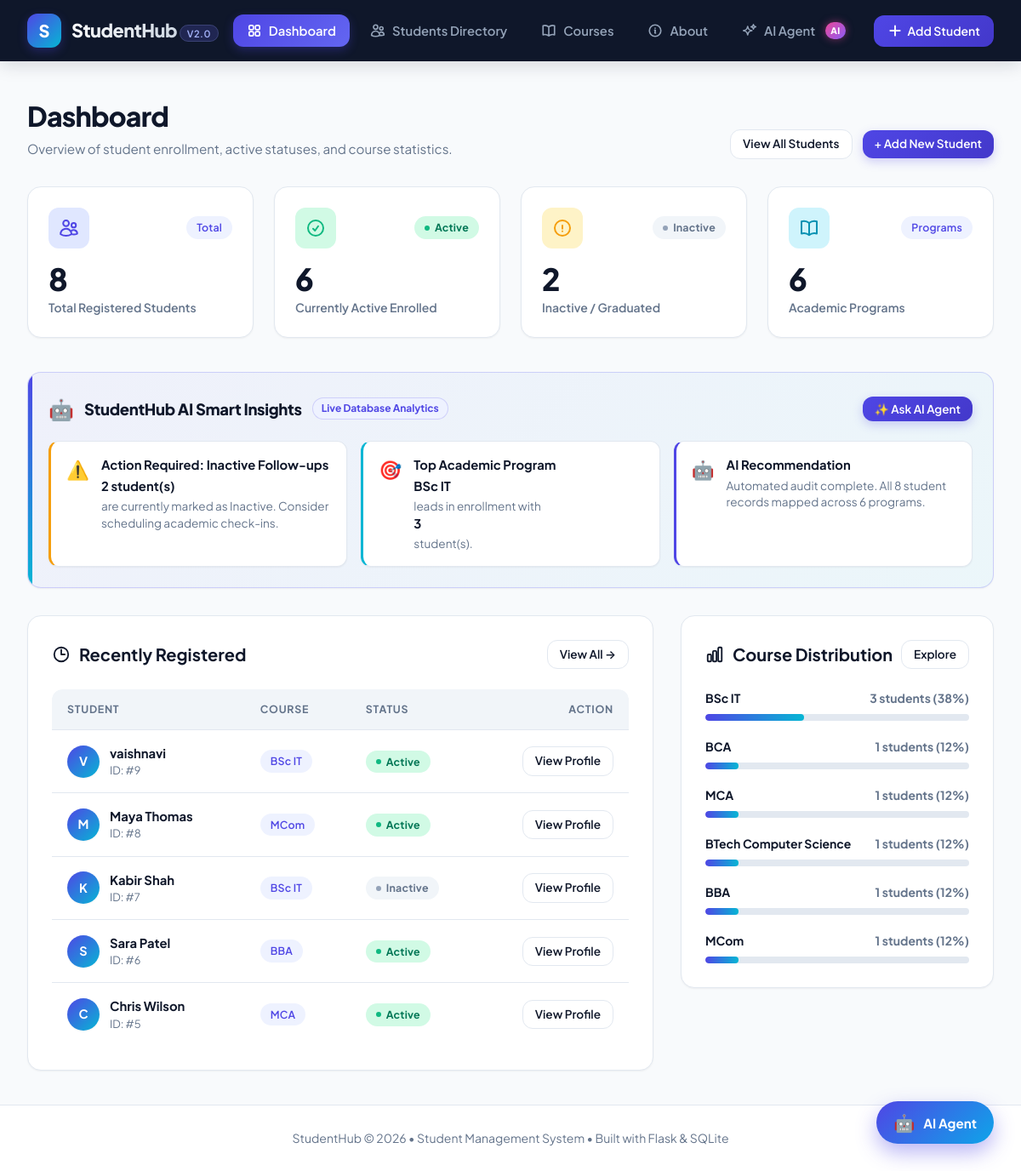
The page / on the database its author committed.
### tables this page shows
CREATE TABLE students (

    id INTEGER PRIMARY KEY AUTOINCREMENT,

    name TEXT NOT NULL,

    email TEXT NOT NULL UNIQUE,

    phone TEXT,

    gender TEXT,

    course_id INTEGER NOT NULL,

    date_of_birth TEXT,

    enrollment_date TEXT DEFAULT CURRENT_DATE,

    status TEXT NOT NULL DEFAULT 'Active',

    FOREIGN KEY (course_id)
        REFERENCES courses(id)

);

CREATE TABLE courses (

    id INTEGER PRIMARY KEY AUTOINCREMENT,

    name TEXT NOT NULL UNIQUE

);

### app.py (the view)
@app.route("/")
def dashboard():
    connection = get_db_connection()
    cursor = connection.cursor()
    cursor.execute("""
        SELECT COUNT(*) AS total_students
        FROM students
    """)
    total_students = cursor.fetchone()["total_students"]
    cursor.execute("""
        SELECT COUNT(*) AS active_students
        FROM students
        WHERE status = 'Active'
    """)
    active_students = cursor.fetchone()["active_students"]
    cursor.execute("""
        SELECT COUNT(*) AS inactive_students
        FROM students
        WHERE status = 'Inactive'
    """)
    inactive_students = cursor.fetchone()["inactive_students"]
    cursor.execute("""
        SELECT COUNT(*) AS total_courses
        FROM courses
    """)
    total_courses = cursor.fetchone()["total_courses"]
    cursor.execute("""
        SELECT
            students.id,
            students.name,
            courses.name AS course,
            students.status
        FROM students
        INNER JOIN courses
            ON students.course_id = courses.id
        ORDER BY students.id DESC
        LIMIT 5
    """)
    recent_students = cursor.fetchall()
    cursor.execute("""
        SELECT
            courses.name AS course,
            COUNT(students.id) AS total
        FROM courses
        LEFT JOIN students
            ON courses.id = students.course_id
        GROUP BY courses.id, courses.name
        ORDER BY total DESC
    """)
    course_stats = cursor.fetchall()
    connection.close()
    return render_template(
        "dashboard.html",
        total_students=total_students,
        active_students=active_students,
        inactive_students=inactive_students,
        total_courses=total_courses,
        recent_students=recent_students,
        course_stats=course_stats,
        ai_insights=ai_agent.get_dashboard_insights()
    )

### database.py (called while the page is built)
def get_db_connection():
    connection = sqlite3.connect(DATABASE)
    connection.row_factory = sqlite3.Row
    connection.execute("PRAGMA foreign_keys = ON")
    return connection

### templates/dashboard.html (shortened to what this page needs)
{% extends "base.html" %}
{% block content %}
<div class="page-header">
    <div class="page-title-group">
        <h1>Dashboard</h1>
        <p class="page-subtitle">Overview of student enrollment, active statuses, and course statistics.</p>
    </div>
    <div class="header-actions">
        <a href="{{ url_for('students') }}" class="btn btn-secondary btn-sm">View All Students</a>
        <a href="{{ url_for('add_student') }}" class="btn btn-primary btn-sm">+ Add New Student</a>
    </div>
</div>
<div class="stats-grid">
    <div class="stat-card">
        <div class="stat-card-top">
            <div class="stat-icon stat-icon-indigo">
            </div>
            <span class="badge badge-course">Total</span>
        </div>
        <div class="stat-value">{{ total_students }}</div>
        <div class="stat-label">Total Registered Students</div>
    </div>
    <div class="stat-card">
        <div class="stat-card-top">
            <div class="stat-icon stat-icon-emerald">
                <svg width="24" height="24" fill="none" stroke="currentColor" viewBox="0 0 24 24">
                    <path stroke-linecap="round" stroke-linejoin="round" stroke-width="2" d="M9 12.75L11.25 15 15 9.75M21 12a9 9 0 11-18 0 9 9 0 0118 0z" />
                </svg>
            </div>
            <span class="badge badge-active">Active</span>
        </div>
        <div class="stat-value">{{ active_students }}</div>
        <div class="stat-label">Currently Active Enrolled</div>
    </div>
    <div class="stat-card">
        <div class="stat-card-top">
            <div class="stat-icon stat-icon-amber">
                <svg width="24" height="24" fill="none" stroke="currentColor" viewBox="0 0 24 24">
                    <path stroke-linecap="round" stroke-linejoin="round" stroke-width="2" d="M12 9v3.75m9-.75a9 9 0 11-18 0 9 9 0 0118 0zm-9 3.75h.008v.008H12v-.008z" />
                </svg>
            </div>
            <span class="badge badge-inactive">Inactive</span>
        </div>
        <div class="stat-value">{{ inactive_students }}</div>
        <div class="stat-label">Inactive / Graduated</div>
    </div>
    <div class="stat-card">
        <div class="stat-card-top">
            <div class="stat-icon stat-icon-cyan">
            </div>
            <span class="badge badge-course">Programs</span>
        </div>
        <div class="stat-value">{{ total_courses }}</div>
        <div class="stat-label">Academic Programs</div>
    </div>
</div>
<div class="ai-insights-card">
    <div class="ai-insights-header">
        <div class="ai-badge-group">
            <span class="ai-icon-pulse">🤖</span>
            <h3>StudentHub AI Smart Insights</h3>
            <span class="ai-pill-tag">Live Database Analytics</span>
        </div>
        <button class="btn btn-primary btn-sm open-ai-chat-btn" onclick="toggleAIChat()">
            ✨ Ask AI Agent
        </button>
    </div>
    <div class="ai-insights-grid">
        {% for insight in ai_insights %}
        <div class="ai-insight-item ai-insight-{{ insight.type }}">
            <span class="ai-insight-icon">{{ insight.icon }}</span>
            <div class="ai-insight-content">
                <strong>{{ insight.title }}</strong>
                <p>{{ insight.text | safe }}</p>
            </div>
        </div>
        {% endfor %}
    </div>
</div>
<div class="dashboard-main-grid">
    <div class="card-section" style="margin-bottom: 0;">
        <div class="section-header">
            <h2 class="section-title">
                <svg width="22" height="22" fill="none" stroke="currentColor" viewBox="0 0 24 24">
                    <path stroke-linecap="round" stroke-linejoin="round" stroke-width="2" d="M12 6v6h4.5m4.5 0a9 9 0 11-18 0 9 9 0 0118 0z" />
                </svg>
                Recently Registered
            </h2>
            <a href="{{ url_for('students') }}" class="btn btn-secondary btn-sm">View All &rarr;</a>
        </div>
        <div class="table-responsive">
            <table class="custom-table">
                <thead>
                    <tr>
                        <th>Student</th>
                        <th>Course</th>
                        <th>Status</th>
                        <th style="text-align: right;">Action</th>
                    </tr>
                </thead>
                <tbody>
                    {% for student in recent_students %}
                    <tr>
                        <td>
                            <div class="student-profile-cell">
                                <div class="avatar-initial">{{ (student.name[:1] if student.name else '?') | upper }}</div>
                                <div>
                                    <div class="student-name-text">{{ student.name }}</div>
                                    <div class="student-email-sub">ID: #{{ student.id }}</div>
                                </div>
                            </div>
                        </td>
                        <td>
                            <span class="badge badge-course">{{ student.course }}</span>
                        </td>
                        <td>
                            {% if student.status == 'Active' %}
                                <span class="badge badge-active">Active</span>
                            {% else %}
                                <span class="badge badge-inactive">Inactive</span>
                            {% endif %}
                        </td>
                        <td style="text-align: right;">
                            <a href="{{ url_for('student_detail', student_id=student.id) }}" class="btn btn-secondary btn-sm" title="View details">
                                View Profile
                            </a>
                        </td>
                    </tr>
                    {% else %}
                    <tr>
                        <td colspan="4" style="text-align: center; color: var(--text-muted); padding: 2rem;">
                            No recent students found.
                        </td>
                    </tr>
                    {% endfor %}
                </tbody>
            </table>
        </div>
    </div>
    <div class="card-section" style="margin-bottom: 0;">
        <div class="section-header">
            <h2 class="section-title">
                Course Distribution
            </h2>
            <a href="{{ url_for('courses') }}" class="btn btn-secondary btn-sm">Explore</a>
        </div>
        <div style="display: flex; flex-direction: column; gap: 1.25rem;">
            {% for item in course_stats %}
                {% set pct = (item.total / total_students * 100) if (total_students and total_students > 0) else 0 %}
                <div>
                    <div style="display: flex; justify-content: space-between; font-size: 0.875rem; font-weight: 700; margin-bottom: 4px;">
                        <span>{{ item.course }}</span>
                        <span style="color: var(--text-muted);">{{ item.total }} students ({{ "%.0f"|format(pct) }}%)</span>
                    </div>
                    <div class="progress-bar-wrap">
                        <div class="progress-bar-fill" style="--progress-width: {{ pct }}%; width: var(--progress-width);"></div>
                    </div>
                </div>
            {% endfor %}
        </div>
    </div>
</div>
{% endblock %}

### templates/base.html (shortened to what this page needs)
<!DOCTYPE html>
<html lang="en">
<head>
    <link rel="stylesheet" href="{{ url_for('static', filename='style.css') }}">
</head>
<body>
    <header class="navbar">
        <a href="{{ url_for('dashboard') }}" class="nav-brand">
            <div class="brand-icon">S</div>
            <div>
                <span class="brand-name">StudentHub</span>
                <span class="brand-tag">v2.0</span>
            </div>
        </a>
        <ul class="nav-menu" id="navMenu">
            <li>
                <a href="{{ url_for('dashboard') }}" class="nav-link {% if request.endpoint == 'dashboard' %}active{% endif %}">
                    Dashboard
                </a>
            </li>
            <li>
                <a href="{{ url_for('students') }}" class="nav-link {% if request.endpoint == 'students' or request.endpoint == 'student_detail' %}active{% endif %}">
                    Students Directory
                </a>
            </li>
            <li>
                <a href="{{ url_for('courses') }}" class="nav-link {% if request.endpoint == 'courses' %}active{% endif %}">
                    Courses
                </a>
            </li>
            <li>
                <a href="{{ url_for('about') }}" class="nav-link {% if request.endpoint == 'about' %}active{% endif %}">
                    <svg fill="none" stroke="currentColor" viewBox="0 0 24 24">
                        <path stroke-linecap="round" stroke-linejoin="round" d="M11.25 11.25l.041-.02a.75.75 0 011.063.852l-.708 2.836a.75.75 0 001.063.853l.041-.021M21 12a9 9 0 11-18 0 9 9 0 0118 0zm-9-3.75h.008v.008H12V8.25z" />
                    </svg>
                    About
                </a>
            </li>
            <li>
                <a href="{{ url_for('ai_assistant') }}" class="nav-link {% if request.endpoint == 'ai_assistant' %}active{% endif %}">
                    AI Agent
                    <span class="nav-badge-ai">AI</span>
                </a>
            </li>
        </ul>
        <div class="nav-actions">
            <a href="{{ url_for('add_student') }}" class="btn-add-quick">
                <svg width="18" height="18" fill="none" stroke="currentColor" viewBox="0 0 24 24">
                    <path stroke-linecap="round" stroke-linejoin="round" stroke-width="2.5" d="M12 4.5v15m7.5-7.5h-15" />
                </svg>
                <span>Add Student</span>
            </a>
        </div>
    </header>
    <main class="main-container">
        {% block content %}{% endblock %}
    </main>
    <footer>
        <p>StudentHub &copy; 2026 &bull; Student Management System &bull; Built with Flask &amp; SQLite</p>
    </footer>
    <button class="ai-floating-trigger" id="aiFloatingTrigger" onclick="toggleAIChat()" aria-label="Open AI Assistant Chat">
        <span class="ai-trigger-sparkle">🤖</span>
        <span class="ai-trigger-text">AI Agent</span>
    </button>
</body>
</html>

### rows shown on the page
students: name "V", name "vaishnavi", id "9", course "BSc IT", status "Active"
students: name "M", name "Maya Thomas", id "8", course "MCom", status "Active"
students: name "K", name "Kabir Shah", id "7", course "BSc IT", status "Inactive"
students: name "S", name "Sara Patel", id "6", course "BBA", status "Active"
students: name "C", name "Chris Wilson", id "5", course "MCA", status "Active"
courses: course "BSc IT", total "3", pct "38", {{ pct }} 37.5 (drawn)
courses: course "BCA", total "1", pct "12", {{ pct }} 12.5 (drawn)
courses: course "MCA", total "1", pct "12", {{ pct }} 12.5 (drawn)
courses: course "BTech Computer Science", total "1", pct "12", {{ pct }} 12.5 (drawn)
courses: course "BBA", total "1", pct "12", {{ pct }} 12.5 (drawn)
courses: course "MCom", total "1", pct "12", {{ pct }} 12.5 (drawn)

### other values the page prints
{{ total_students }} "8"
{{ active_students }} "6"
{{ inactive_students }} "2"
{{ total_courses }} "6"
{{ insight.icon }} "⚠️" "🎯" "🤖"
{{ insight.title }} "Action Required: Inactive Follow-ups" "Top Academic Program" "AI Recommendation"
{{ insight.text | safe }} "2 student(s) are currently marked as Inactive. Consider scheduling academic check-ins." "BSc IT leads in enrollment with 3 student(s)." "Automated audit complete. All 8 student records mapped across 6 programs."
